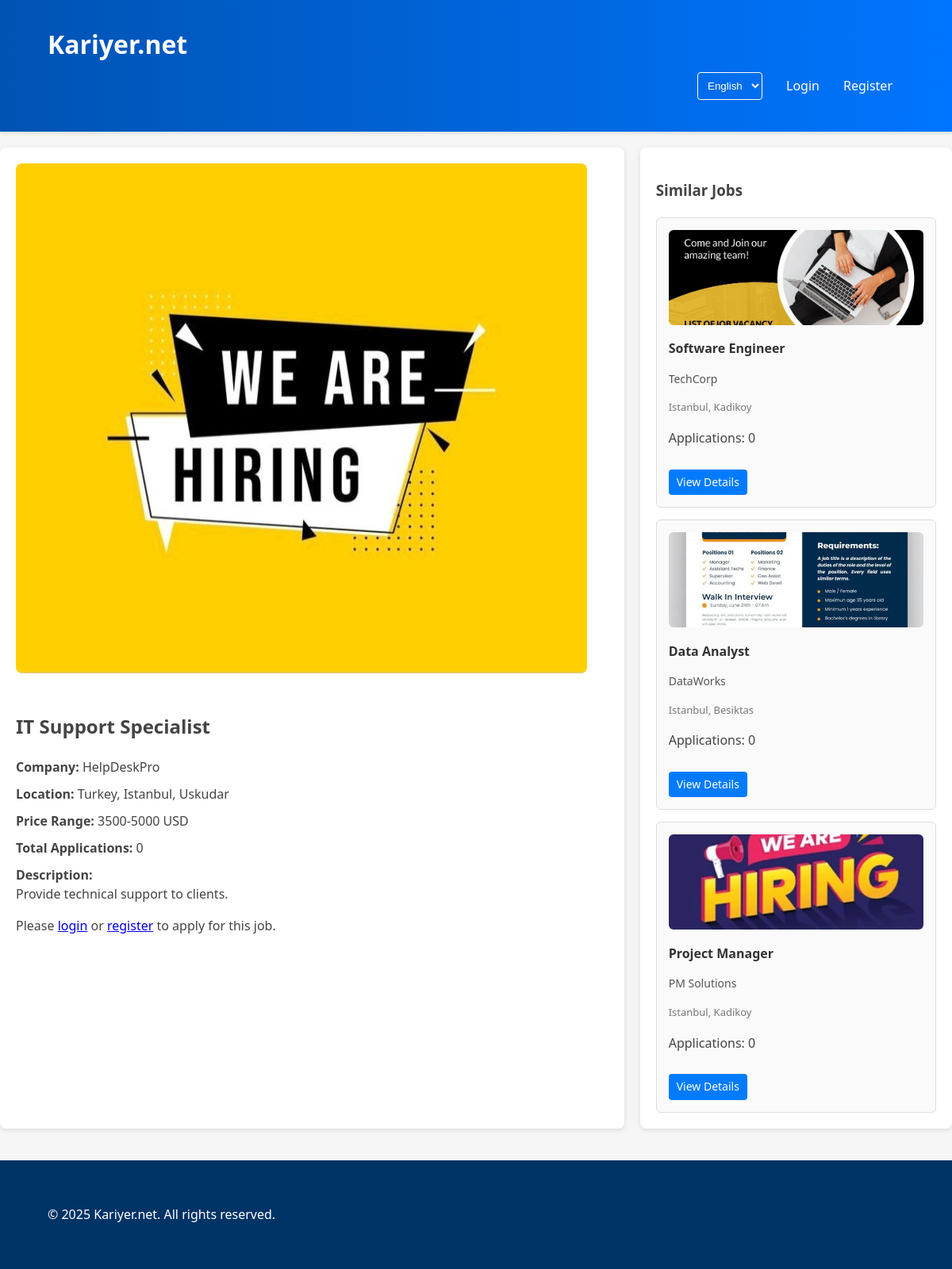
The page /job/5 on the database its author committed.
### tables this page shows
CREATE TABLE JobPostings (
        job_id INTEGER PRIMARY KEY AUTOINCREMENT,
        position_en TEXT NOT NULL,
        position_tr TEXT NOT NULL,
        company_name TEXT NOT NULL,
        description_en TEXT NOT NULL,
        description_tr TEXT NOT NULL,
        price_range TEXT NOT NULL,
        expected_skills TEXT NOT NULL,
        country TEXT NOT NULL,
        city TEXT NOT NULL,
        town TEXT NOT NULL,
        image_path TEXT NOT NULL,
        last_updated TIMESTAMP DEFAULT CURRENT_TIMESTAMP,
        applications_count INTEGER DEFAULT 0
    );

### main.py (the view)
@app.route("/job/<int:job_id>")
def job_details(job_id):
    lang =request.cookies.get("lang","en")
    conn =get_db_connection()
    job = conn.execute('''
        SELECT *, '/static/images/' || image_path AS full_image_path,
               (SELECT COUNT(*) FROM Applications WHERE job_id = JobPostings.job_id) as applications_count
        FROM JobPostings
        WHERE job_id = ?
    ''', (job_id,)).fetchone()
    if not job:
        conn.close()
        return render_template("404.html", lang=lang), 404
    has_applied =False
    if 'user' in session:
        has_applied = conn.execute('''
            SELECT 1 FROM Applications
            WHERE job_id = ? AND user_id = ?
        ''', (job_id, session['user']['user_id'])).fetchone() is not None
    similar_jobs = conn.execute('''
        SELECT *, '/static/images/' || image_path AS full_image_path,
               (SELECT COUNT(*) FROM Applications WHERE job_id = JobPostings.job_id) as applications_count
        FROM JobPostings
        WHERE city = ? AND job_id != ?
        LIMIT 3
    ''', (job["city"], job_id)).fetchall()
    conn.close()
    return render_template(
        "job_posting_details.html",
        job=job,
        similar_jobs=similar_jobs,
        user=session.get("user"),
        has_applied=has_applied,
        lang=lang
    )

### main.py (called while the page is built)
def get_db_connection():
    conn = sqlite3.connect("job_search.db")
    conn.row_factory = sqlite3.Row
    return conn

### templates/job_posting_details.html (shortened to what this page needs)
{% extends "base.html" %}
{% block content %}
<div class="job-page-container">
    <div class="job-details">
        <div class="primary-job">
            <img src="{{ job['full_image_path'] or '/static/images/default.png' }}"
                 alt="{% if lang == 'en' %}{{ job['position_en'] }}{% else %}{{ job['position_tr'] }}{% endif %}">
            <h2>{% if lang == 'en' %}{{ job['position_en'] }}{% else %}{{ job['position_tr'] }}{% endif %}</h2>
            <div class="job-info">
                <p><strong>{% if lang == 'en' %}Company:{% else %}Şirket:{% endif %}</strong> {{ job['company_name'] }}</p>
                <p><strong>{% if lang == 'en' %}Location:{% else %}Konum:{% endif %}</strong> {{ job['country'] }}, {{ job['city'] }}, {{ job['town'] }}</p>
                <p><strong>{% if lang == 'en' %}Price Range:{% else %}Fiyat Aralığı:{% endif %}</strong> {{ job['price_range'] }}</p>
                <p><strong>{% if lang == 'en' %}Total Applications:{% else %}Toplam Başvuru:{% endif %}</strong> {{ job['applications_count'] }}</p>
                <p><strong>{% if lang == 'en' %}Description:{% else %}Açıklama:{% endif %}</strong><br>
                {% if lang == 'en' %}{{ job['description_en'] }}{% else %}{{ job['description_tr'] }}{% endif %}</p>
            </div>
            <div class="application-section">
                {% if user %}
                    {% if has_applied %}
                        <p class="already-applied">
                            {% if lang == 'en' %}You have already applied for this position{% else %}Bu pozisyon için zaten başvurdunuz{% endif %}
                        </p>
                    {% else %}
                        <form action="/apply/{{ job['job_id'] }}" method="POST">
                            <button type="submit" class="apply-button">
                                {% if lang == 'en' %}Apply{% else %}Başvur{% endif %}
                            </button>
                        </form>
                    {% endif %}
                {% else %}
                    <p class="login-prompt">
                        {% if lang == 'en' %}
                            Please <a href="/login">login</a> or <a href="/register">register</a> to apply for this job.
                        {% else %}
                            Bu işe başvurmak için lütfen <a href="/login">giriş yapın</a> veya <a href="/register">kayıt olun</a>.
                        {% endif %}
                    </p>
                {% endif %}
            </div>
        </div>
    </div>
    <div class="similar-jobs">
        <h3>{% if lang == 'en' %}Similar Jobs{% else %}Benzer İşler{% endif %}</h3>
        <div class="similar-jobs-grid">
            {% for similar_job in similar_jobs %}
                <div class="similar-job-card">
                    <img src="{{ similar_job.full_image_path }}"
                         alt="{% if lang == 'en' %}{{ similar_job.position_en }}{% else %}{{ similar_job.position_tr }}{% endif %}">
                    <h4>{{ similar_job.position_en if lang == 'en' else similar_job.position_tr }}</h4>
                    <p class="company">{{ similar_job.company_name }}</p>
                    <p class="location">{{ similar_job.city }}, {{ similar_job.town }}</p>
                    <p class="applications">
                        {% if lang == 'en' %}Applications:{% else %}Başvurular:{% endif %}
                        {{ similar_job.applications_count }}
                    </p>
                    <a href="/job/{{ similar_job.job_id }}" class="view-details-btn">
                        {% if lang == 'en' %}View Details{% else %}Detayları Gör{% endif %}
                    </a>
                </div>
            {% endfor %}
        </div>
    </div>
</div>
{% endblock %}

### static/styles.css (style rules this page uses)
body { font-family: 'Segoe UI', Tahoma, Geneva, Verdana, sans-serif; margin: 0; padding: 0; background-color: #f5f5f5; color: #444; line-height: 1.6; }
.job-page-container { display: grid; grid-template-columns: 2fr 1fr; gap: 20px; margin: 20px auto; max-width: 1200px; }
.job-details { background: white; padding: 20px; border-radius: 8px; box-shadow: 0 2px 6px rgba(0, 0, 0, 0.1); }
.job-details img { max-width: 100%; height: auto; border-radius: 8px; margin-bottom: 20px; }
.job-details .job-info p { margin: 10px 0; line-height: 1.5; }
.similar-jobs { background: white; padding: 20px; border-radius: 8px; box-shadow: 0 2px 6px rgba(0, 0, 0, 0.1); }
.similar-jobs-grid { display: flex; flex-direction: column; gap: 15px; }
.similar-job-card { padding: 15px; border: 1px solid #ddd; border-radius: 6px; transition: transform 0.2s; background: #fafafa; }
.similar-job-card img { width: 100%; height: 120px; object-fit: cover; border-radius: 6px; margin-bottom: 10px; }
.similar-job-card h4 { margin: 0; font-size: 16px; color: #333; }
.similar-job-card .company { font-size: 14px; color: #555; }
.similar-job-card .location { font-size: 13px; color: #777; }
.similar-job-card .view-details-btn { display: inline-block; margin-top: 10px; text-decoration: none; background: #007bff; color: white; padding: 5px 10px; border-radius: 4px; font-size: 14px; transition: background 0.3s; }

### rows shown on the page
JobPostings: position_en "IT Support Specialist", company_name "HelpDeskPro", country "Turkey", city "Istanbul", town "Uskudar", price_range "3500-5000 USD", description_en "Provide technical support to clients."
JobPostings: shows a picture, position_en "Software Engineer", company_name "TechCorp", city "Istanbul", town "Kadikoy", applications_count "0"
JobPostings: shows a picture, position_en "Data Analyst", company_name "DataWorks", city "Istanbul", town "Besiktas", applications_count "0"
JobPostings: shows a picture, position_en "Project Manager", company_name "PM Solutions", city "Istanbul", town "Kadikoy", applications_count "0"

### other values the page prints
{{ job['applications_count'] }} "0"
